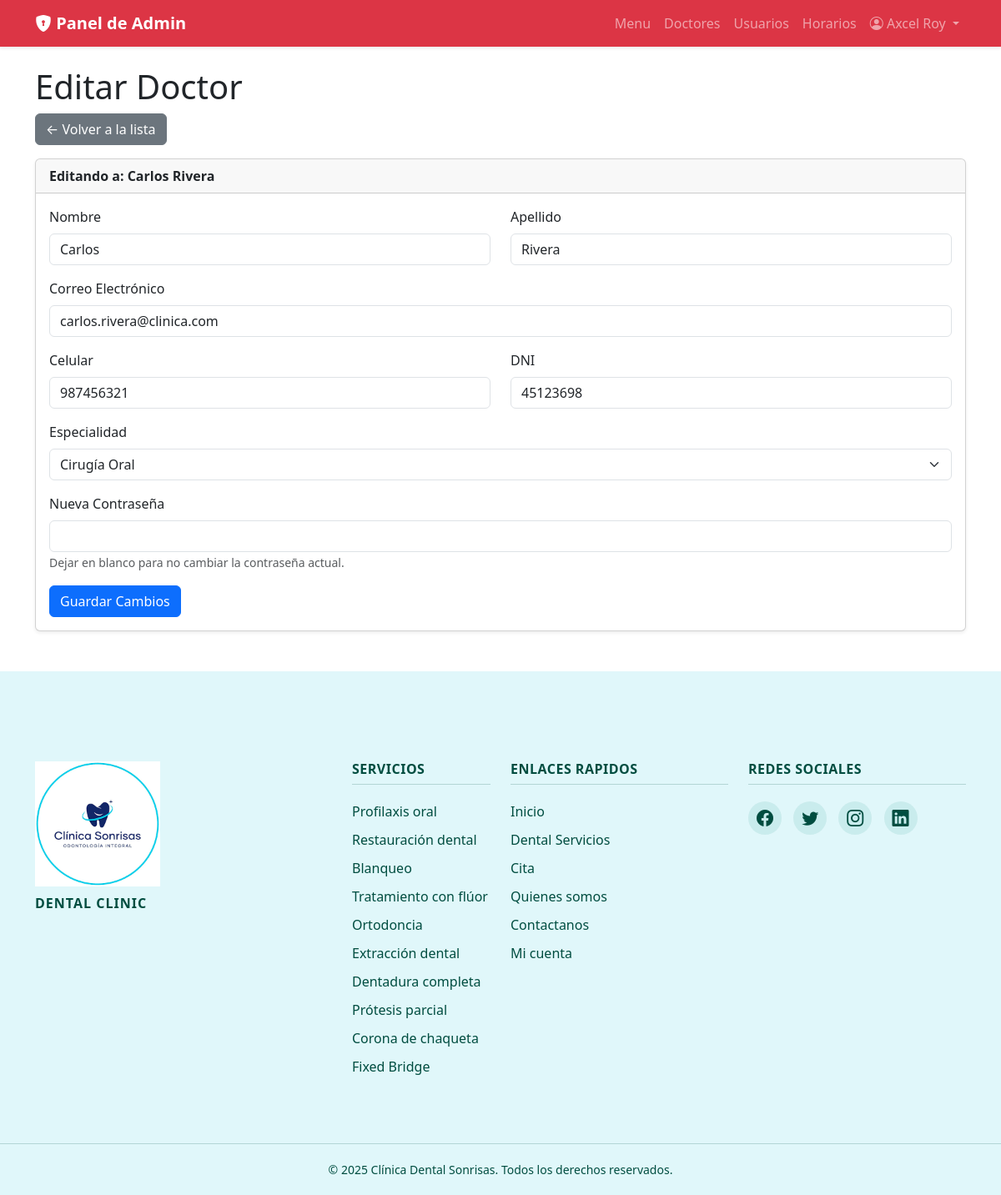
Page /admin/editar_doctor.php?id=101 (signed in) on the committed database.
### tables this page shows
CREATE TABLE `doctores` (
  `id_doctor` int(11) NOT NULL,
  `id_usuario` int(11) NOT NULL,
  `id_especialidad` int(11) NOT NULL
);

CREATE TABLE `usuarios` (
  `id_usuario` int(11) NOT NULL,
  `nombre` varchar(100) NOT NULL,
  `apellido` varchar(100) NOT NULL,
  `celular` varchar(20) DEFAULT NULL,
  `dni` varchar(20) DEFAULT NULL,
  `correo` varchar(100) NOT NULL,
  `password` varchar(255) NOT NULL,
  `rol` enum('paciente','doctor','administrador') NOT NULL,
  `estado` enum('activo','inactivo') NOT NULL DEFAULT 'activo',
  `fecha_registro` timestamp NOT NULL DEFAULT current_timestamp()
);

CREATE TABLE `especialidades` (
  `id_especialidad` int(11) NOT NULL,
  `nombre_especialidad` varchar(100) NOT NULL,
  `estado` enum('activo','inactivo') NOT NULL DEFAULT 'activo'
);

### admin/editar_doctor.php (the view, shortened to what this page needs)
<?php
require_once __DIR__ . '/../includes/config.php';
$id_usuario = filter_input(INPUT_GET, 'id', FILTER_VALIDATE_INT);
$errors = [];
$doctor = [
    'nombre' => '',
    'apellido' => '',
    'correo' => '',
    'celular' => '',
    'dni' => '',
    'id_especialidad' => ''
];
$query_doctor = "SELECT u.nombre, u.apellido, u.correo, u.celular, u.dni, d.id_especialidad
                 FROM usuarios u
                 JOIN doctores d ON u.id_usuario = d.id_usuario
                 WHERE u.id_usuario = ? AND u.rol = 'doctor'";
$stmt_doc_get = $mysqli->prepare($query_doctor);
$stmt_doc_get->bind_param("i", $id_usuario);
$stmt_doc_get->execute();
$doctor_from_db = $stmt_doc_get->get_result()->fetch_assoc();
if ($_SERVER['REQUEST_METHOD'] == 'POST' && !empty($errors)) {
} else {
    $doctor = $doctor_from_db;
}
$especialidades = $mysqli->query("SELECT id_especialidad, nombre_especialidad FROM especialidades WHERE estado = 'activo' ORDER BY nombre_especialidad");
require_once ROOT_PATH . '/includes/header.php';
?>
<h1>Editar Doctor</h1>
<p>
    <a href="gestionar_doctores.php" class="btn btn-secondary">
        &larr; Volver a la lista
    </a>
</p>
<div class="card shadow-sm">
    <div class="card-header fw-bold">
        Editando a: <?php echo htmlspecialchars($doctor['nombre'] . ' ' . $doctor['apellido']); ?>
    </div>
    <div class="card-body">
        <form method="POST" novalidate>
            <div class="row">
                <div class="col-md-6 mb-3">
                    <label for="nombre" class="form-label">Nombre</label>
                    <input type="text" id="nombre" name="nombre" class="form-control <?php echo (isset($errors['nombre'])) ? 'is-invalid' : ''; ?>" value="<?php echo htmlspecialchars($doctor['nombre']); ?>" required>
                </div>
                <div class="col-md-6 mb-3">
                    <label for="apellido" class="form-label">Apellido</label>
                    <input type="text" id="apellido" name="apellido" class="form-control <?php echo (isset($errors['apellido'])) ? 'is-invalid' : ''; ?>" value="<?php echo htmlspecialchars($doctor['apellido']); ?>" required>
                </div>
            </div>
            <div class="mb-3">
                <label for="correo" class="form-label">Correo Electrónico</label>
                <input type="email" id="correo" name="correo" class="form-control <?php echo (isset($errors['correo'])) ? 'is-invalid' : ''; ?>" value="<?php echo htmlspecialchars($doctor['correo']); ?>" required>
            </div>
            <div class="row">
                <div class="col-md-6 mb-3">
                    <label for="celular" class="form-label">Celular</label>
                    <input type="tel" id="celular" name="celular" class="form-control <?php echo (isset($errors['celular'])) ? 'is-invalid' : ''; ?>" value="<?php echo htmlspecialchars($doctor['celular'] ?? ''); ?>" required pattern="[0-9]{9}" title="Debe contener exactamente 9 dígitos numéricos" maxlength="9">
                </div>
                <div class="col-md-6 mb-3">
                    <label for="dni" class="form-label">DNI</label>
                    <input type="text" id="dni" name="dni" class="form-control <?php echo (isset($errors['dni'])) ? 'is-invalid' : ''; ?>" value="<?php echo htmlspecialchars($doctor['dni'] ?? ''); ?>" required pattern="[0-9]{8}" title="Debe contener exactamente 8 dígitos numéricos" maxlength="8">
                </div>
            </div>
            <div class="mb-3">
                <label for="id_especialidad" class="form-label">Especialidad</label>
                <select id="id_especialidad" name="id_especialidad" class="form-select <?php echo (isset($errors['id_especialidad'])) ? 'is-invalid' : ''; ?>" required>
                    <?php while ($e = $especialidades->fetch_assoc()): ?>
                        <option value="<?php echo $e['id_especialidad']; ?>" <?php echo ($e['id_especialidad'] == $doctor['id_especialidad']) ? 'selected' : ''; ?>>
                            <?php echo htmlspecialchars($e['nombre_especialidad']); ?>
                        </option>
                    <?php endwhile; ?>
                </select>
            </div>
            <div class="mb-3">
                <label for="password" class="form-label">Nueva Contraseña</label>
                <input type="password" id="password" name="password" class="form-control <?php echo (isset($errors['password'])) ? 'is-invalid' : ''; ?>">
                <small class="form-text text-muted">Dejar en blanco para no cambiar la contraseña actual.</small>
            </div>
            <button type="submit" class="btn btn-primary">Guardar Cambios</button>
        </form>
    </div>
</div>
<?php require_once ROOT_PATH . '/includes/footer.php'; ?>

### rows in the picture
doctores: id_usuario.apellido "Carlos Rivera", nombre "Carlos", apellido "Rivera", correo "carlos.rivera@clinica.com", celular "987456321", dni "45123698", id_especialidad "Cirugía Oral"

### other values in the picture
$_SESSION["nombre"] "Axcel Roy"
